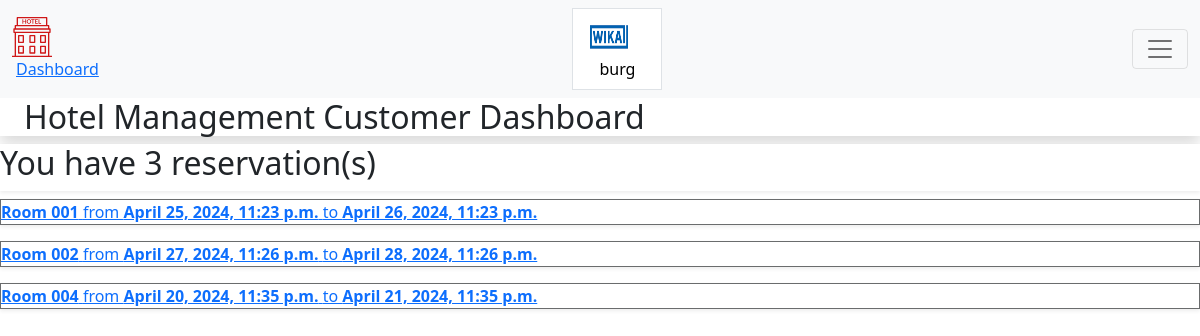
Page /dashboard/ (signed in) on the committed database.
### Customeruser/models.py (models this page shows, shortened)
class CustomBaseuser(AbstractBaseUser, PermissionsMixin):
    email = models.EmailField(_('email address'), unique=True)
    firstname = models.CharField(max_length=150, blank=False)
    lastname = models.CharField(max_length=150, blank=False)
    birth_date = models.DateField(blank=False, null=True)
    joined_date = models.DateTimeField(auto_now_add=True, null=True)
    phone_number = models.IntegerField(blank=False, null=True)
    profile_pic = models.ImageField(blank=False, null=True)
    email_verified = models.BooleanField(default=False)
    is_staff = models.BooleanField(default=False)
    is_superuser = models.BooleanField(default=False)
    objects = UserManager()
    USERNAME_FIELD = 'email'
    REQUIRED_FIELDS = ['firstname', 'lastname']

### reservation/models.py (models this page shows, shortened)
class ReservationModel(models.Model):
    user=models.ForeignKey(CustomBaseuser,on_delete=models.CASCADE)
    checkInDateandTime= models.DateTimeField(null=False,blank=False)
    preference=models.ForeignKey(Preferencemodel,on_delete=models.CASCADE,null=True)
    numberofdays = models.CharField(max_length=150, blank=False,null=True)
    payment=models.OneToOneField(PaymentModel,on_delete=models.CASCADE,null=True,blank=True)
    room = models.CharField(max_length=150, blank=False,null=True)
    def checkoutime(self):
        time = self.checkInDateandTime + datetime.timedelta(days=int(self.numberofdays))
        return time
    def getabsoluteurl(self):
        return reverse('reservation_id',kwargs={"id":self.id})

### Customeruser/views.py (the view)
# urls.py: path('dashboard/', dashboard, name='dashboard'),
@login_required(login_url='login')
def dashboard(request):
    userr=CustomBaseuser.objects.get(email=request.user.email)
    reservations = ReservationModel.objects.filter(user=userr)
    count=reservations.count()
    context={'reservations':reservations,'count':count,'user':userr}
    return render(request,'dashboard.html',context)

### templates/dashboard.html (shortened to what this page needs)
{% load static %}
<!DOCTYPE html>
<html lang="en">
<head>
    <link href="https://fonts.bunny.net/css?family=figtree:400,500,600&display=swap" rel="stylesheet" />
    <link href="https://cdn.jsdelivr.net/npm/bootstrap@5.1.3/dist/css/bootstrap.min.css" rel="stylesheet"
>
    <link rel="stylesheet" href="https://hotelmanagement.com.ng/public/build/assets/app-CxbmzRxr.css" />
    <link rel="stylesheet" href="{%static 'css/menu.css'%}" />
</head>
<body class="font-sans antialiased">
    <div class="min-h-screen bg-gray-100 dark:bg-gray-900">
        <nav class="navbar  navbar-light bg-light">
            <div class="container-fluid">
                <div class="flex">
                    <div class="shrink-0 flex items-center">
                        <a href="{%url 'home' %}">
                        </a>
                    </div>
                    <div class="hidden space-x-8 sm:-my-px sm:ms-10 sm:flex">
                        <a class="inline-flex items-center px-1 pt-1 border-b-2 border-indigo-400 dark:border-indigo-600 text-sm font-medium leading-5 text-gray-900 dark:text-gray-100 focus:outline-none focus:border-indigo-700 transition duration-150 ease-in-out"
                            href="{% url 'dashboard' %}">
                            Dashboard
                        </a>
                    </div>
                </div>
                <button class="sm:flex sm:items-center sm:ms-6 inline-flex items-center px-3 py-2 border
                    border-transparent text-sm leading-4 font-medium rounded-md text-gray-500 dark:text-gray-400
                    bg-white dark:bg-gray-800 hover:text-gray-700 dark:hover:text-gray-300 focus:outline-none transition
                    ease-in-out duration-150">
                    {% if user.profile_pic %}
                    <img src="{{user.profile_pic.url}}" alt=""
                        style="margin-right:1em; border-radius:10px; width:40px; height:40px;">
                    {%else%}
                    <img src="" alt="" style="margin-right:1em; border-radius:10px; width:40px; height:40px;">
                    {% endif %}
                    <div>
                        {{user.firstname}}
                    </div>
                </button>
                <button class="navbar-toggler" type="button" data-bs-toggle="collapse"
                    data-bs-target="#navbarSupportedContent" aria-controls="navbarSupportedContent"
                    aria-expanded="false" aria-label="Toggle navigation">
                    <span class="navbar-toggler-icon"></span>
                </button>
            </div>
        </nav>
        <header class="bg-white dark:bg-gray-800 shadow">
            <div class="max-w-7xl mx-auto py-6 px-4 sm:px-6 lg:px-8">
                <h2 class="font-semibold text-xl text-gray-800 dark:text-gray-200 leading-tight">
                    Hotel Management Customer Dashboard
                </h2>
            </div>
        </header>
        <main>
            <div class="py-6">
                <div class="max-w-7xl mx-auto sm:px-6 lg:px-8">
                    <div class="bg-white dark:bg-gray-800 overflow-hidden shadow-sm sm:rounded-lg">
                        <div class="p-6 text-gray-900 dark:text-gray-100">
                            <h2 class="text-lg font-medium text-gray-900 dark:text-gray-100">
                                You have
                                {{count}} reservation(s)
                            </h2>
                        </div>
                    </div>
                </div>
            </div>
            {% if reservations %}
            {% for i in reservations %}
            <a href="{{i.getabsoluteurl}}">
                <div class="py-2">
                    <div class="max-w-7xl mx-auto sm:px-6 lg:px-8">
                        <div class="bg-white dark:bg-gray-800 overflow-hidden shadow-sm sm:rounded-lg"
                            style="border: #6a6c6d 1px solid">
                            <div class="p-6 text-gray-900 dark:text-gray-100">
                                <b>{{i.room}}</b> from <b>{{i.checkInDateandTime}}</b> to <b>{{i.checkoutime}}
                                </b>
                            </div>
                        </div>
                    </div>
                </div>
            </a>
            {% endfor %}
            {%endif%}
        </main>
    </div>
</body>
</html>

### rows in the picture
CustomBaseuser: profile_pic (picture), firstname "burg"
ReservationModel: room "Room 001", checkInDateandTime "April 25, 2024, 11:23 p.m.", checkoutime "April 26, 2024, 11:23 p.m."
ReservationModel: room "Room 002", checkInDateandTime "April 27, 2024, 11:26 p.m.", checkoutime "April 28, 2024, 11:26 p.m."
ReservationModel: room "Room 004", checkInDateandTime "April 20, 2024, 11:35 p.m.", checkoutime "April 21, 2024, 11:35 p.m."

### other values in the picture
{{ count }} "3"
